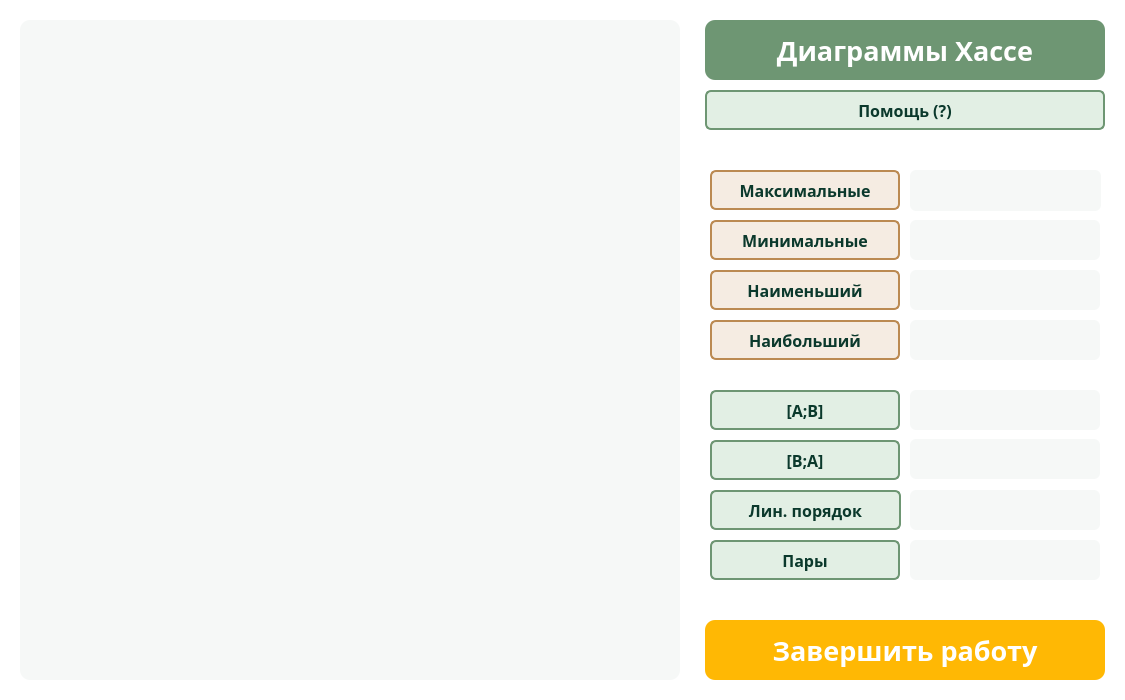
<?xml version="1.0" encoding="UTF-8"?>
<ui version="4.0">
    <class>MainWindow</class>
    <widget class="QMainWindow" name="MainWindow">
        <property name="geometry">
            <rect>
                <x>0</x>
                <y>0</y>
                <width>1125</width>
                <height>700</height>
            </rect>
        </property>
        <property name="minimumSize">
            <size>
                <width>1125</width>
                <height>700</height>
            </size>
        </property>
        <property name="maximumSize">
            <size>
                <width>1125</width>
                <height>700</height>
            </size>
        </property>
        <property name="font">
            <font>
                <family>Century Gothic</family>
                <weight>75</weight>
                <bold>true</bold>
            </font>
        </property>
        <property name="windowTitle">
            <string>Диаграммы Хассе</string>
        </property>
        <property name="windowIcon">
            <iconset>
                <normaloff>../resources/icon.png</normaloff>../resources/icon.png
            </iconset>
        </property>
        <property name="styleSheet">
            <string notr="true">background-color: white;
                color: white;
            </string>
        </property>
        <widget class="QWidget" name="centralwidget">
            <widget class="QLabel" name="image">
                <property name="geometry">
                    <rect>
                        <x>20</x>
                        <y>20</y>
                        <width>660</width>
                        <height>660</height>
                    </rect>
                </property>
                <property name="autoFillBackground">
                    <bool>false</bool>
                </property>
                <property name="styleSheet">
                    <string notr="true">background-color: #f6f8f7;
                        border-radius: 10px;
                    </string>
                </property>
                <property name="text">
                    <string/>
                </property>
            </widget>
            <widget class="QPushButton" name="maxesButton">
                <property name="geometry">
                    <rect>
                        <x>710</x>
                        <y>170</y>
                        <width>190</width>
                        <height>40</height>
                    </rect>
                </property>
                <property name="font">
                    <font>
                        <family>Century Gothic</family>
                        <pointsize>12</pointsize>
                        <weight>75</weight>
                        <bold>true</bold>
                    </font>
                </property>
                <property name="styleSheet">
                    <string notr="true">QPushButton {
                        background-color: #F5ECE2;
                        color: #0b392c;
                        border-radius: 6px;
                        border: 2px solid #bb8a52;
                        }

                        QPushButton:hover {
                        background-color: #bb8a52;
                        color: white;
                        }
                    </string>
                </property>
                <property name="text">
                    <string>Максимальные</string>
                </property>
            </widget>
            <widget class="QPushButton" name="minsButton">
                <property name="geometry">
                    <rect>
                        <x>710</x>
                        <y>220</y>
                        <width>190</width>
                        <height>40</height>
                    </rect>
                </property>
                <property name="font">
                    <font>
                        <family>Century Gothic</family>
                        <pointsize>12</pointsize>
                        <weight>75</weight>
                        <bold>true</bold>
                    </font>
                </property>
                <property name="styleSheet">
                    <string notr="true">QPushButton {
                        background-color: #F5ECE2;
                        color: #0b392c;
                        border-radius: 6px;
                        border: 2px solid #bb8a52;
                        }

                        QPushButton:hover {
                        background-color: #bb8a52;
                        color: white;
                        }
                    </string>
                </property>
                <property name="text">
                    <string>Минимальные</string>
                </property>
            </widget>
            <widget class="QPushButton" name="largestButton">
                <property name="geometry">
                    <rect>
                        <x>710</x>
                        <y>270</y>
                        <width>190</width>
                        <height>40</height>
                    </rect>
                </property>
                <property name="font">
                    <font>
                        <family>Century Gothic</family>
                        <pointsize>12</pointsize>
                        <weight>75</weight>
                        <bold>true</bold>
                    </font>
                </property>
                <property name="styleSheet">
                    <string notr="true">QPushButton {
                        background-color: #F5ECE2;
                        color: #0b392c;
                        border-radius: 6px;
                        border: 2px solid #bb8a52;
                        }

                        QPushButton:hover {
                        background-color: #bb8a52;
                        color: white;
                        }
                    </string>
                </property>
                <property name="text">
                    <string>Наименьший</string>
                </property>
            </widget>
            <widget class="QPushButton" name="smallestButton">
                <property name="geometry">
                    <rect>
                        <x>710</x>
                        <y>320</y>
                        <width>190</width>
                        <height>40</height>
                    </rect>
                </property>
                <property name="font">
                    <font>
                        <family>Century Gothic</family>
                        <pointsize>12</pointsize>
                        <weight>75</weight>
                        <bold>true</bold>
                    </font>
                </property>
                <property name="styleSheet">
                    <string notr="true">QPushButton {
                        background-color: #F5ECE2;
                        color: #0b392c;
                        border-radius: 6px;
                        border: 2px solid #bb8a52;
                        }

                        QPushButton:hover {
                        background-color: #bb8a52;
                        color: white;
                        }
                    </string>
                </property>
                <property name="text">
                    <string>Наибольший</string>
                </property>
            </widget>
            <widget class="QLabel" name="maxes">
                <property name="geometry">
                    <rect>
                        <x>910</x>
                        <y>170</y>
                        <width>191</width>
                        <height>41</height>
                    </rect>
                </property>
                <property name="font">
                    <font>
                        <family>Century Gothic</family>
                        <pointsize>12</pointsize>
                        <weight>75</weight>
                        <bold>true</bold>
                    </font>
                </property>
                <property name="styleSheet">
                    <string notr="true">background-color: #f6f8f7;
                        color: #0b392c;
                        padding-left: 10px;
                        border-radius: 6px;
                    </string>
                </property>
                <property name="textFormat">
                    <enum>Qt::PlainText</enum>
                </property>
                <property name="alignment">
                    <set>Qt::AlignLeading|Qt::AlignLeft|Qt::AlignVCenter</set>
                </property>
                <property name="indent">
                    <number>-1</number>
                </property>
            </widget>
            <widget class="QLabel" name="mins">
                <property name="geometry">
                    <rect>
                        <x>910</x>
                        <y>220</y>
                        <width>190</width>
                        <height>40</height>
                    </rect>
                </property>
                <property name="font">
                    <font>
                        <family>Century Gothic</family>
                        <pointsize>12</pointsize>
                        <weight>75</weight>
                        <bold>true</bold>
                    </font>
                </property>
                <property name="styleSheet">
                    <string notr="true">background-color: #f6f8f7;
                        color: #0b392c;
                        padding-left: 10px;
                        border-radius: 6px;
                    </string>
                </property>
                <property name="textFormat">
                    <enum>Qt::PlainText</enum>
                </property>
                <property name="alignment">
                    <set>Qt::AlignLeading|Qt::AlignLeft|Qt::AlignVCenter</set>
                </property>
                <property name="indent">
                    <number>-1</number>
                </property>
            </widget>
            <widget class="QLabel" name="largest">
                <property name="geometry">
                    <rect>
                        <x>910</x>
                        <y>270</y>
                        <width>190</width>
                        <height>40</height>
                    </rect>
                </property>
                <property name="font">
                    <font>
                        <family>Century Gothic</family>
                        <pointsize>12</pointsize>
                        <weight>75</weight>
                        <bold>true</bold>
                    </font>
                </property>
                <property name="styleSheet">
                    <string notr="true">background-color: #f6f8f7;
                        color: #0b392c;
                        padding-left: 10px;
                        border-radius: 6px;
                    </string>
                </property>
                <property name="textFormat">
                    <enum>Qt::PlainText</enum>
                </property>
                <property name="alignment">
                    <set>Qt::AlignLeading|Qt::AlignLeft|Qt::AlignVCenter</set>
                </property>
                <property name="indent">
                    <number>-1</number>
                </property>
            </widget>
            <widget class="QLabel" name="smallest">
                <property name="geometry">
                    <rect>
                        <x>910</x>
                        <y>320</y>
                        <width>190</width>
                        <height>40</height>
                    </rect>
                </property>
                <property name="font">
                    <font>
                        <family>Century Gothic</family>
                        <pointsize>12</pointsize>
                        <weight>75</weight>
                        <bold>true</bold>
                    </font>
                </property>
                <property name="styleSheet">
                    <string notr="true">background-color: #f6f8f7;
                        color: #0b392c;
                        padding-left: 10px;
                        border-radius: 6px;
                    </string>
                </property>
                <property name="textFormat">
                    <enum>Qt::PlainText</enum>
                </property>
                <property name="alignment">
                    <set>Qt::AlignLeading|Qt::AlignLeft|Qt::AlignVCenter</set>
                </property>
                <property name="indent">
                    <number>-1</number>
                </property>
            </widget>
            <widget class="QLabel" name="label_6">
                <property name="geometry">
                    <rect>
                        <x>705</x>
                        <y>20</y>
                        <width>400</width>
                        <height>60</height>
                    </rect>
                </property>
                <property name="font">
                    <font>
                        <family>Century Gothic</family>
                        <pointsize>20</pointsize>
                        <weight>75</weight>
                        <bold>true</bold>
                    </font>
                </property>
                <property name="styleSheet">
                    <string notr="true">background-color: #6e9673;
                        border-radius: 10px;
                    </string>
                </property>
                <property name="text">
                    <string>Диаграммы Хассе</string>
                </property>
                <property name="alignment">
                    <set>Qt::AlignCenter</set>
                </property>
            </widget>
            <widget class="QPushButton" name="endButton">
                <property name="geometry">
                    <rect>
                        <x>705</x>
                        <y>620</y>
                        <width>400</width>
                        <height>60</height>
                    </rect>
                </property>
                <property name="font">
                    <font>
                        <family>Century Gothic</family>
                        <pointsize>20</pointsize>
                        <weight>75</weight>
                        <bold>true</bold>
                    </font>
                </property>
                <property name="styleSheet">
                    <string notr="true">QPushButton {
                        background-color: #ffb804;
                        border-radius: 10px;
                        }

                        QPushButton:hover{
                        background-color: #f3a600;
                        }
                    </string>
                </property>
                <property name="text">
                    <string>Завершить работу</string>
                </property>
            </widget>
            <widget class="QPushButton" name="revsectionButton">
                <property name="geometry">
                    <rect>
                        <x>710</x>
                        <y>440</y>
                        <width>190</width>
                        <height>40</height>
                    </rect>
                </property>
                <property name="font">
                    <font>
                        <family>Century Gothic</family>
                        <pointsize>12</pointsize>
                        <weight>75</weight>
                        <bold>true</bold>
                    </font>
                </property>
                <property name="styleSheet">
                    <string notr="true">QPushButton {
                        background-color: #E2EFE4;
                        color: #0b392c;
                        border-radius: 6px;
                        border: 2px solid #6e9673;
                        }

                        QPushButton:hover {
                        background-color: #6e9673;
                        color: white;
                        }
                    </string>
                </property>
                <property name="text">
                    <string>[B;A]</string>
                </property>
            </widget>
            <widget class="QPushButton" name="orderButton">
                <property name="geometry">
                    <rect>
                        <x>710</x>
                        <y>490</y>
                        <width>191</width>
                        <height>40</height>
                    </rect>
                </property>
                <property name="font">
                    <font>
                        <family>Century Gothic</family>
                        <pointsize>12</pointsize>
                        <weight>75</weight>
                        <bold>true</bold>
                    </font>
                </property>
                <property name="styleSheet">
                    <string notr="true">QPushButton {
                        background-color: #E2EFE4;
                        color: #0b392c;
                        border-radius: 6px;
                        border: 2px solid #6e9673;
                        }

                        QPushButton:hover {
                        background-color: #6e9673;
                        color: white;
                        }
                    </string>
                </property>
                <property name="text">
                    <string>Лин. порядок</string>
                </property>
            </widget>
            <widget class="QPushButton" name="sectionButton">
                <property name="geometry">
                    <rect>
                        <x>710</x>
                        <y>390</y>
                        <width>190</width>
                        <height>40</height>
                    </rect>
                </property>
                <property name="font">
                    <font>
                        <family>Century Gothic</family>
                        <pointsize>12</pointsize>
                        <weight>75</weight>
                        <bold>true</bold>
                    </font>
                </property>
                <property name="styleSheet">
                    <string notr="true">QPushButton {
                        background-color: #E2EFE4;
                        color: #0b392c;
                        border-radius: 6px;
                        border: 2px solid #6e9673;
                        }

                        QPushButton:hover {
                        background-color: #6e9673;
                        color: white;
                        }
                    </string>
                </property>
                <property name="text">
                    <string>[A;B]</string>
                </property>
            </widget>
            <widget class="QLabel" name="revsection">
                <property name="geometry">
                    <rect>
                        <x>910</x>
                        <y>439</y>
                        <width>190</width>
                        <height>40</height>
                    </rect>
                </property>
                <property name="font">
                    <font>
                        <family>Century Gothic</family>
                        <pointsize>12</pointsize>
                        <weight>75</weight>
                        <bold>true</bold>
                    </font>
                </property>
                <property name="styleSheet">
                    <string notr="true">background-color: #f6f8f7;
                        color: #0b392c;
                        padding-left: 10px;
                        border-radius: 6px;
                    </string>
                </property>
                <property name="textFormat">
                    <enum>Qt::PlainText</enum>
                </property>
                <property name="alignment">
                    <set>Qt::AlignLeading|Qt::AlignLeft|Qt::AlignVCenter</set>
                </property>
                <property name="indent">
                    <number>-1</number>
                </property>
            </widget>
            <widget class="QLabel" name="order">
                <property name="geometry">
                    <rect>
                        <x>910</x>
                        <y>490</y>
                        <width>190</width>
                        <height>40</height>
                    </rect>
                </property>
                <property name="font">
                    <font>
                        <family>Century Gothic</family>
                        <pointsize>12</pointsize>
                        <weight>75</weight>
                        <bold>true</bold>
                    </font>
                </property>
                <property name="styleSheet">
                    <string notr="true">background-color: #f6f8f7;
                        color: #0b392c;
                        padding-left: 10px;
                        border-radius: 6px;
                    </string>
                </property>
                <property name="textFormat">
                    <enum>Qt::PlainText</enum>
                </property>
                <property name="alignment">
                    <set>Qt::AlignLeading|Qt::AlignLeft|Qt::AlignVCenter</set>
                </property>
                <property name="indent">
                    <number>-1</number>
                </property>
            </widget>
            <widget class="QLabel" name="section">
                <property name="geometry">
                    <rect>
                        <x>910</x>
                        <y>390</y>
                        <width>190</width>
                        <height>40</height>
                    </rect>
                </property>
                <property name="font">
                    <font>
                        <family>Century Gothic</family>
                        <pointsize>12</pointsize>
                        <weight>75</weight>
                        <bold>true</bold>
                    </font>
                </property>
                <property name="styleSheet">
                    <string notr="true">background-color: #f6f8f7;
                        color: #0b392c;
                        padding-left: 10px;
                        border-radius: 6px;
                    </string>
                </property>
                <property name="textFormat">
                    <enum>Qt::PlainText</enum>
                </property>
                <property name="alignment">
                    <set>Qt::AlignLeading|Qt::AlignLeft|Qt::AlignVCenter</set>
                </property>
                <property name="indent">
                    <number>-1</number>
                </property>
            </widget>
            <widget class="QPushButton" name="helpButton">
                <property name="geometry">
                    <rect>
                        <x>705</x>
                        <y>90</y>
                        <width>400</width>
                        <height>40</height>
                    </rect>
                </property>
                <property name="font">
                    <font>
                        <family>Century Gothic</family>
                        <pointsize>12</pointsize>
                        <weight>75</weight>
                        <bold>true</bold>
                    </font>
                </property>
                <property name="styleSheet">
                    <string notr="true">QPushButton {
                        background-color: #E2EFE4;
                        color: #0b392c;
                        border-radius: 6px;
                        border: 2px solid #6e9673;
                        }

                        QPushButton:hover {
                        background-color: #6e9673;
                        color: white;
                        }
                    </string>
                </property>
                <property name="text">
                    <string>Помощь (?)</string>
                </property>
            </widget>
            <widget class="QLabel" name="pair">
                <property name="geometry">
                    <rect>
                        <x>910</x>
                        <y>540</y>
                        <width>190</width>
                        <height>40</height>
                    </rect>
                </property>
                <property name="font">
                    <font>
                        <family>Century Gothic</family>
                        <pointsize>12</pointsize>
                        <weight>75</weight>
                        <bold>true</bold>
                    </font>
                </property>
                <property name="styleSheet">
                    <string notr="true">background-color: #f6f8f7;
                        color: #0b392c;
                        padding-left: 10px;
                        border-radius: 6px;
                    </string>
                </property>
                <property name="textFormat">
                    <enum>Qt::PlainText</enum>
                </property>
                <property name="alignment">
                    <set>Qt::AlignLeading|Qt::AlignLeft|Qt::AlignVCenter</set>
                </property>
                <property name="indent">
                    <number>-1</number>
                </property>
            </widget>
            <widget class="QPushButton" name="pairButton">
                <property name="geometry">
                    <rect>
                        <x>710</x>
                        <y>540</y>
                        <width>190</width>
                        <height>40</height>
                    </rect>
                </property>
                <property name="font">
                    <font>
                        <family>Century Gothic</family>
                        <pointsize>12</pointsize>
                        <weight>75</weight>
                        <bold>true</bold>
                    </font>
                </property>
                <property name="styleSheet">
                    <string notr="true">QPushButton {
                        background-color: #E2EFE4;
                        color: #0b392c;
                        border-radius: 6px;
                        border: 2px solid #6e9673;
                        }

                        QPushButton:hover {
                        background-color: #6e9673;
                        color: white;
                        }
                    </string>
                </property>
                <property name="text">
                    <string>Пары</string>
                </property>
            </widget>
        </widget>
    </widget>
    <resources/>
    <connections/>
</ui>
